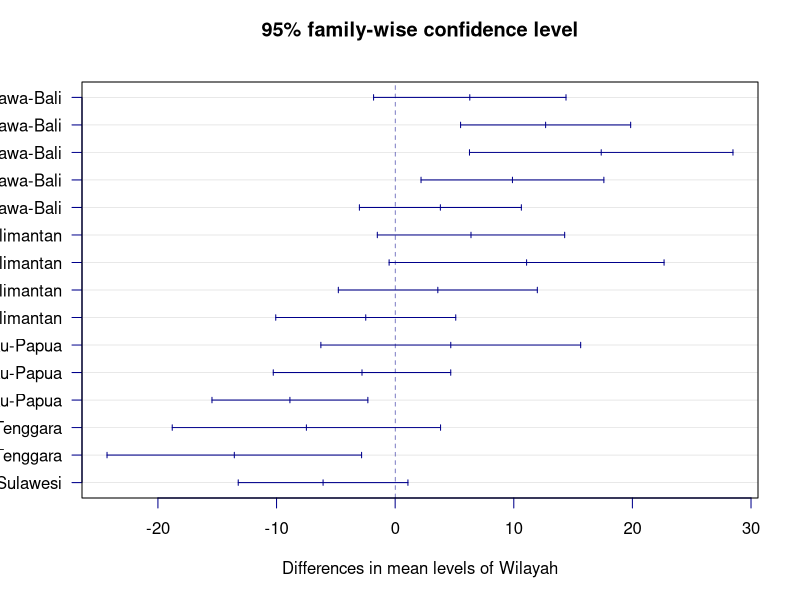
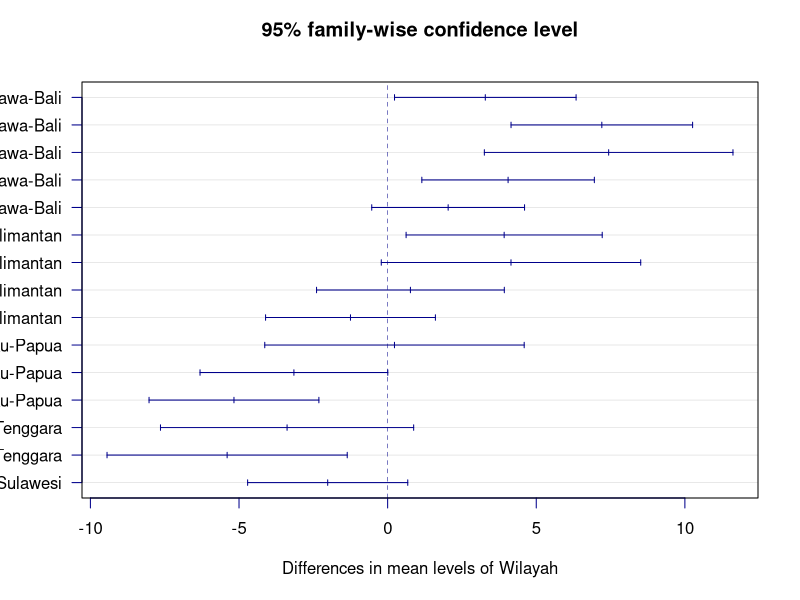

These charts were generated, in order, by the following R code:
# Load library
library(dplyr)    # Untuk manipulasi data
library(car)      # Untuk uji homogenitas Levene
library(ggplot2)  # Untuk visualisasi data

# Input Data
data_gizi <- read.csv("Data CSV/Prevalensi Balita Bermasalah Gizi Berdasarkan Status Gizi menurut Provinsi.csv", sep = ";")
head(data_gizi)
data_gizi$wasting.fix <- data_gizi$PSevereWasting + data_gizi$Pwasting
head(data_gizi)

# Mengelompokkan provinsi ke dalam faktor 'Wilayah' ####
data_gizi <- data_gizi %>%
  mutate(
    Wilayah = case_when(
      Provinsi %in% c(
        "Aceh", "Sumatera Utara", "Sumatera Barat", "Riau", "Jambi",
        "Sumatera Selatan", "Bengkulu", "Lampung", "Bangka Belitung", 
        "Kepulauan Riau"
      ) ~ "Sumatra",
      
      Provinsi %in% c(
        "DKI Jakarta", "Jawa Barat", "Jawa Tengah", "DI Yogyakarta", 
        "Jawa Timur", "Banten", "Bali"
      ) ~ "Jawa-Bali",
      
      Provinsi %in% c(
        "Nusa Tenggara Barat", "Nusa Tenggara Timur"
      ) ~ "Nusa Tenggara",
      
      Provinsi %in% c(
        "Kalimantan Barat", "Kalimantan Tengah", "Kalimantan Selatan", 
        "Kalimantan Timur", "Kalimantan Utara"
      ) ~ "Kalimantan",
      
      Provinsi %in% c(
        "Sulawesi Utara", "Sulawesi Tengah", "Sulawesi Selatan", 
        "Sulawesi Tenggara", "Gorontalo", "Sulawesi Barat"
      ) ~ "Sulawesi",
      
      TRUE ~ "Maluku-Papua"
    ),
    Wilayah = as.factor(Wilayah)
  )
table(data_gizi$Wilayah)

# MODEL STUNTING ####
# model ANOVA
model_anova <- aov(PStunting ~ Wilayah, data = data_gizi)

# Uji Asumsi
# Uji Normalitas Sisaan (Shapiro-Wilk)
shapiro.test(residuals(model_anova))

# Uji Homogenitas Varians (Levene's Test)
leveneTest(PStunting ~ Wilayah, data = data_gizi)

# hasil ANOVA
summary(model_anova)

# Uji Lanjut Tukey HSD (Uji Tukey-Kramer)
tukey_result <- TukeyHSD(model_anova)
tukey_result

# Visualisasi Interval Kepercayaan Tukey HSD
plot(
  tukey_result, 
  las = 1, 
  col = "darkblue"
)


# MODEL WASTING ####
# model ANOVA
model_anova <- aov(wasting.fix ~ Wilayah, data = data_gizi)

# Uji Asumsi
# Uji Normalitas Sisaan (Shapiro-Wilk)
shapiro.test(residuals(model_anova))

# Uji Homogenitas Varians (Levene's Test)
leveneTest(wasting.fix ~ Wilayah, data = data_gizi)

# hasil ANOVA
summary(model_anova)

# Uji Lanjut Tukey HSD (Uji Tukey-Kramer)
tukey_result <- TukeyHSD(model_anova)
tukey_result

# Visualisasi Interval Kepercayaan Tukey HSD
plot(
  tukey_result, 
  las = 1, 
  col = "darkblue"
)


# MODEL REGRESI DUMMY ####
data_gizi$Wilayah <- as.factor(data_gizi$Wilayah)

# base line
data_gizi$Wilayah <- relevel(data_gizi$Wilayah, ref = "Jawa-Bali")

# model regresi dummy stunting
model_dummy.stunting <- lm(PStunting ~ Wilayah, data = data_gizi)
summary(model_dummy.stunting)

# model regresi dummy wasting
model_dummy.stunting <- lm(wasting.fix ~ Wilayah, data = data_gizi)
summary(model_dummy.stunting)
